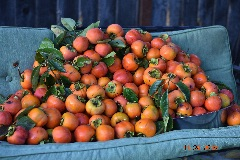
#> input picture fruits-small.jpg, 240 x 160 px
$ jupyter execute --allow-errors first-exercise.ipynb   (shell and % lines are left out)
#> lines starting #> are read from the running program, lines starting #| are printed output that depends on the picture; after the words box and inside, x2 and y2 are one past the last pixel; in counts of white or black regions, pixels touching at a corner belong together
[cell 1]

%cd cloned-repo

[cell 2]
import cv2
from google.colab.patches import cv2_imshow


def read_image (image):
#> called with image = 'fruits-small.jpg'
  img = cv2.imread(image, cv2.IMREAD_UNCHANGED)
#> img is the input picture: shape (160, 240, 3); mean B, G, R 83.2, 86, 99.7
  return img;

def print_image (image):
    img = cv2.imread(image, cv2.IMREAD_UNCHANGED)
    cv2_imshow(img)
    return;

def show_size (image):
  img = cv2.imread(image, cv2.IMREAD_UNCHANGED)
	#height, width, channel = img.shape
  print (img.shape)
  return;

[cell 3]
img=read_image('fruits-small.jpg')
print (img.shape)
#| (160, 240, 3)

[cell 4]
print_image('fruits.jpg')

#> (a cell that did not finish here is left out)

[cell 6]
def convert_to_bw(image):
#> called with image = 'one.jpg'
  img = cv2.imread(image, cv2.IMREAD_UNCHANGED)
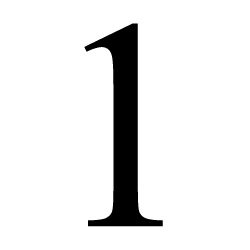
#> input picture one.jpg, 250 x 250 px
#> img is the input picture: shape (250, 250, 3); min 0, max 255, mean 232.4
  height, width = img.shape
  for i in range(height):
    for j in range(width):
      pixel = img[i,j]
      if pixel > 128:
        pixel=255
        img[i,j]=pixel
      else:
        pixel=0
        img[i,j]=pixel
  cv2_imshow(img)
  return img;

#> (a cell that did not finish here is left out)

[cell 8]
read_image('one.jpg')

[cell 9]
def show_image (image):
  height, weight=image.shape
#  width = img.width
  for i in range(height):
    print("\n")
    for j in range(width):
      pixel = img[i,j]
      print (pixel, end ='   ')
  return;

[cell 10]
def convert_to_bw(image):
#> called with image = 'fruit-small.jpg'
  img = cv2.imread(image, cv2.IMREAD_GRAYSCALE)
  height, width = img.shape
  for i in range(height):
    for j in range(width):
      pixel = img[i,j]
      if pixel > 128:
        pixel=255
        img[i,j]=pixel
      else:
        pixel=0
        img[i,j]=pixel
  cv2_imshow(img)
  return img;
#> (the rest of this cell did not finish here and is left out)

[cell 11]
def bw_image (image):
#> called with image = 'fruits-small.jpg'
  img = cv2.imread(image, cv2.IMREAD_GRAYSCALE)
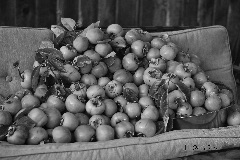
#> img: shape (160, 240); min 0, max 245, mean 89.8
  cv2_imshow(img)
  print(img.shape)
#| (160, 240)
  return img;
def convert_to_bw(img):
#  img = cv2.imread(image, cv2.IMREAD_GRAYSCALE)
  height, width = img.shape
#> height = 160; width = 240
  for i in range(height):
    for j in range(width):
      pixel = img[i,j]
      if pixel > 128:
        pixel=255
        img[i,j]=pixel
      else:
        pixel=0
        img[i,j]=pixel
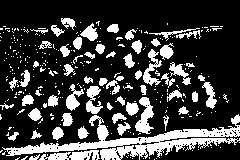
#> img: shape (160, 240); 24.2% white; 305 white regions (244 under 20 px), largest, box (x1, y1, x2, y2) and area: (2, 114, 240, 160) 3092, (39, 150, 100, 160) 376, (135, 97, 154, 134) 370
  cv2_imshow(img)
  return img;
img1=bw_image('fruits-small.jpg')
#print (img1.shape)


img2=  convert_to_bw(img1)
